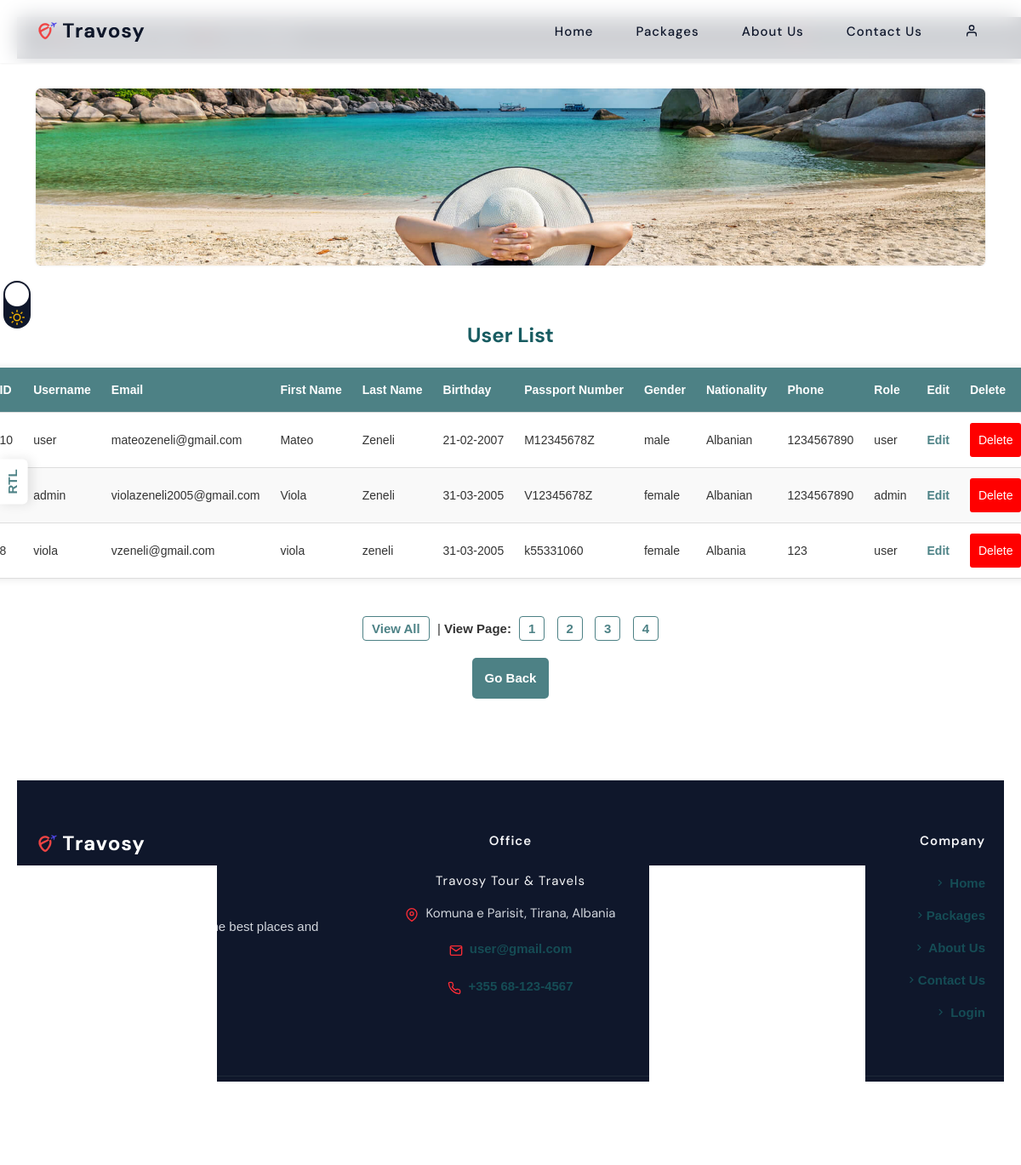
The app's page /admin/view-all-users.php (signed in) with its own data.
### tables this page shows
CREATE TABLE `users` (
  `user_id` int(11) NOT NULL,
  `username` varchar(50) NOT NULL,
  `email` varchar(255) NOT NULL,
  `password_hash` varchar(255) NOT NULL,
  `first_name` varchar(100) NOT NULL,
  `last_name` varchar(100) NOT NULL,
  `birthday` date DEFAULT NULL,
  `passport_number` varchar(50) DEFAULT NULL,
  `gender` enum('male','female','other') DEFAULT NULL,
  `nationality` varchar(100) DEFAULT NULL,
  `phone` varchar(20) DEFAULT NULL,
  `role` enum('user','admin') NOT NULL DEFAULT 'user',
  `created_at` datetime NOT NULL DEFAULT current_timestamp(),
  `profile_pic` varchar(2083) DEFAULT '/images/client/default.jpg'
);

### admin/view-all-users.php (the view, shortened to what this page needs)
<?php
  $base_dir = __DIR__ . '/../';
  $static_url = '/Travosy/assets';
  include '../config.php';
  if (isset($_GET['all']) && $_GET['all'] == 1) {
      $query = "SELECT * FROM users ORDER BY user_id DESC";
      $result = mysqli_query($conn, $query);
  } else {
      $per_page = 3;
      $result_total = mysqli_query($conn, "SELECT * FROM users");
      $total_results = mysqli_num_rows($result_total);
      $total_pages = ceil($total_results / $per_page);
      if (isset($_GET['page']) && is_numeric($_GET['page'])) {
          $show_page = $_GET['page'];
          if ($show_page > 0 && $show_page <= $total_pages) {
              $start = ($show_page - 1) * $per_page;
          } else {
              $start = 0;
          }
      } else {
          $start = 0;
      }
      $query = "SELECT * FROM users ORDER BY user_id DESC LIMIT $start, $per_page";
      $result = mysqli_query($conn, $query);
  }
?>
<!DOCTYPE html>
<html lang="en">
<head>
</head>
<body class="bg-white" id="body">
<section class="relative lg:pb-24 pb-16 md:mt-[84px] mt-[70px]">
    <div class="container md:!px-3 !px-0 relative">
        <div class="relative overflow-hidden md:rounded-md shadow-sm dark:shadow-gray-800 h-52 bg-center bg-no-repeat bg-cover"
             style="background-image: url('<?php echo $static_url; ?>/images/bg/cta.jpg');"></div>
    </div>
    <div class="container relative md:mt-26 mt-16 ">
        <div class="md:flex flex-col items-center">
            <h1 class="text-2xl font-bold text-blue-700 dark:text-blue-300 text-center mb-8">User List</h1>
            <div class="table-container">
                <table class="table-light dark:table-dark">
                    <thead>
                        <tr>
                            <th>ID</th>
                            <th>Username</th>
                            <th>Email</th>
                            <th>First Name</th>
                            <th>Last Name</th>
                            <th>Birthday</th>
                            <th>Passport Number</th>
                            <th>Gender</th>
                            <th>Nationality</th>
                            <th>Phone</th>
                            <th>Role</th>
                            <th>Edit</th>
                            <th>Delete</th>
                        </tr>
                    </thead>
                    <tbody>
    <?php while ($row = mysqli_fetch_assoc($result)) { ?>
        <tr>
            <td><?php echo $row['user_id']; ?></td>
            <td><?php echo $row['username']; ?></td>
            <td><?php echo $row['email']; ?></td>
            <td><?php echo $row['first_name']; ?></td>
            <td><?php echo $row['last_name']; ?></td>
            <td>
                <?php
                    $birthday = $row['birthday'];
                    echo date("d-m-Y", strtotime($birthday));
                ?>
            </td>
            <td><?php echo $row['passport_number']; ?></td>
            <td><?php echo $row['gender']; ?></td>
            <td><?php echo $row['nationality']; ?></td>
            <td><?php echo $row['phone']; ?></td>
            <td><?php echo $row['role']; ?></td>
            <td><a href="edit-user.php?id=<?php echo $row['user_id']; ?>">Edit</a></td>
            <td>
                <form action="delete-user.php?id=<?php echo $row['user_id']; ?>" method="post" onsubmit="return ConfirmDelete()">
                    <input type="submit" class="btn-delete" value="Delete" />
                </form>
            </td>
        </tr>
    <?php } ?>
</tbody>
                </table>
            </div>
            <?php if (!isset($_GET['all']) || $_GET['all'] != 1): ?>
                <div class="pagination">
                    <a href="view-all-users.php?all=1">View All</a> |
                    <strong>View Page:</strong>
                    <?php
                    for ($i = 1; $i <= $total_pages; $i++) {
                        echo "<a href='view-all-users.php?page=$i'>$i</a> ";
                    }
                    ?>
                </div>
            <?php endif; ?>
            <a class="btn-add" href="admin-users.php">Go Back</a>
        </div>
    </div>
</section>
</body>
</html>
<?php
include $base_dir . 'Base/style/base-user.php';
?>

### admin/view-all-users.php (style rules this page uses)
body { font-family: Arial, sans-serif; margin: 0; padding: 20px; background-color: #3#1e293b; color: #333; }
h1 { color: rgb(24, 92, 97); text-align: center; }
table { width: 100%; border-collapse: collapse; margin: 20px 0; box-shadow: 0 0 10px rgba(0, 0, 0, 0.1); table-layout: auto; }
th, td { padding: 12px; text-align: left; border-bottom: 1px solid #ddd; font-size: 14px; white-space: nowrap; word-wrap: break-word; overflow: hidden; text-overflow: ellipsis; }
th { background-color: rgba(24, 92, 97, 0.77); color: white; }
.table-light tr:nth-child(even) { background-color: #f9f9f9; }
.table-light tr:nth-child(odd) { background-color: #ffffff; }
a { color: rgba(24, 92, 97, 0.77); text-decoration: none; font-weight: bold; }
.pagination { text-align: center; margin-top: 20px; }
.pagination a { margin: 0 5px; padding: 5px 10px; border: 1px solid rgba(24, 92, 97, 0.77); border-radius: 4px; color: rgba(24, 92, 97, 0.77); }
.btn-add { display: inline-block; padding: 10px 15px; background-color: rgba(24, 92, 97, 0.77); color: white; border-radius: 5px; text-decoration: none; margin-top: 20px; }
.btn-delete { background-color: red; color: white; border: none; padding: 6px 10px; border-radius: 3px; }
.table-container { max-width: 130%; margin-bottom: 5px; }

### records on screen
users: user_id "10", username "user", email "mateozeneli@gmail.com", first_name "Mateo", last_name "Zeneli", birthday "21-02-2007", passport_number "M12345678Z", gender "male", nationality "Albanian", phone "1234567890", role "user"
users: username "admin", email "violazeneli2005@gmail.com", first_name "Viola", last_name "Zeneli", birthday "31-03-2005", passport_number "V12345678Z", gender "female", nationality "Albanian", phone "1234567890", role "admin"
users: user_id "8", username "viola", email "vzeneli@gmail.com", first_name "viola", last_name "zeneli", birthday "31-03-2005", passport_number "k55331060", gender "female", nationality "Albania", phone "123", role "user"
